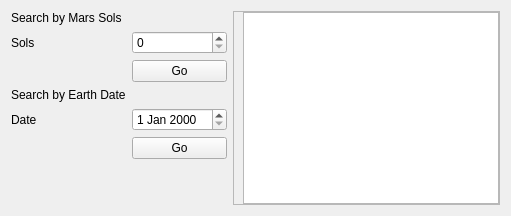
                  <widget class="QWidget" name="C_MAHLI_Tab">
                   <attribute name="title">
                    <string>MAHLI</string>
                   </attribute>
                   <layout class="QHBoxLayout" name="horizontalLayout_42" stretch="3,8">
                    <item>
                     <layout class="QGridLayout" name="C_MAHLI_Grid">
                      <item row="4" column="0">
                       <widget class="QLabel" name="C_MAHLI_2">
                        <property name="text">
                         <string>Date</string>
                        </property>
                       </widget>
                      </item>
                      <item row="1" column="1">
                       <widget class="QSpinBox" name="C_MAHLI_Sols"/>
                      </item>
                      <item row="3" column="0">
                       <widget class="QLabel" name="C_MAHLI_3">
                        <property name="text">
                         <string>Search by Earth Date</string>
                        </property>
                       </widget>
                      </item>
                      <item row="4" column="1">
                       <widget class="QDateEdit" name="C_MAHLI_Date"/>
                      </item>
                      <item row="5" column="1">
                       <widget class="QPushButton" name="C_MAHLI_DATE_Button">
                        <property name="text">
                         <string>Go</string>
                        </property>
                       </widget>
                      </item>
                      <item row="1" column="0">
                       <widget class="QLabel" name="C_MAHLI_1">
                        <property name="text">
                         <string>Sols</string>
                        </property>
                       </widget>
                      </item>
                      <item row="2" column="1">
                       <widget class="QPushButton" name="C_MAHLI_SOLS_Button">
                        <property name="text">
                         <string>Go</string>
                        </property>
                       </widget>
                      </item>
                      <item row="0" column="0">
                       <widget class="QLabel" name="C_MAHLI_0">
                        <property name="text">
                         <string>Search by Mars Sols</string>
                        </property>
                       </widget>
                      </item>
                      <item row="6" column="1">
                       <spacer name="spacer_4">
                        <property name="orientation">
                         <enum>Qt::Vertical</enum>
                        </property>
                        <property name="sizeHint" stdset="0">
                         <size>
                          <width>20</width>
                          <height>40</height>
                         </size>
                        </property>
                       </spacer>
                      </item>
                     </layout>
                    </item>
                    <item>
                     <widget class="QFrame" name="C_MAHLI_Frame">
                      <property name="frameShape">
                       <enum>QFrame::StyledPanel</enum>
                      </property>
                      <property name="frameShadow">
                       <enum>QFrame::Raised</enum>
                      </property>
                      <layout class="QHBoxLayout" name="horizontalLayout_43">
                       <property name="topMargin">
                        <number>0</number>
                       </property>
                       <property name="rightMargin">
                        <number>0</number>
                       </property>
                       <property name="bottomMargin">
                        <number>0</number>
                       </property>
                       <item>
                        <widget class="QListWidget" name="C_MAHLI_List"/>
                       </item>
                      </layout>
                     </widget>
                    </item>
                   </layout>
                  </widget>
